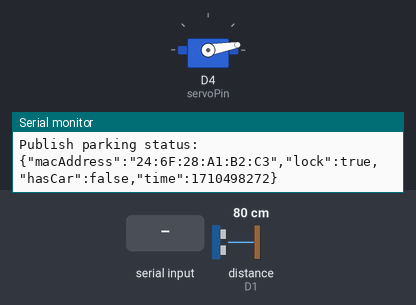
A sketch run on a simulated ESP8266 (NodeMCU). On the bench: servo, the last lines printed to the serial monitor. Inputs (shaded band) come from the test bench; at power-on: distance to the obstacle (sensor on D1) 80 cm. The echo pulse lasts 58.3 µs per cm; WiFi joins after 1.5 s; servers stay silent unless stated; network time is answered at once with the bench clock; the local clock reads 2024-03-15 10:24:30 at power-on unless the sketch sets it; no MQTT or app messages arrive unless stated.

Above: at 2.8 s.
2.9 s: "unlock:" received over the second serial link
At 5.3 s:
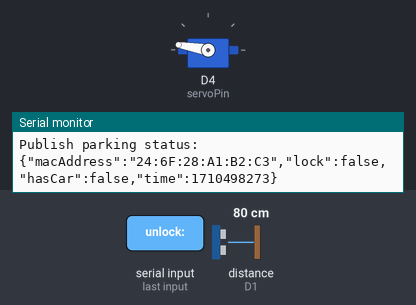
9.0 s: distance to the obstacle (sensor on D1) set to 27 cm
10.5 s: distance to the obstacle (sensor on D1) set to 23 cm
13.5 s: "lock" received over the second serial link
At 15.6 s:
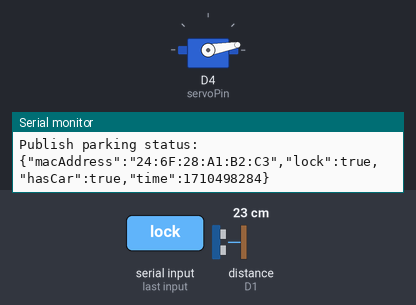
Timing chart, 0 to 17.0 s (numbered marks = the images above; inputs shaded):
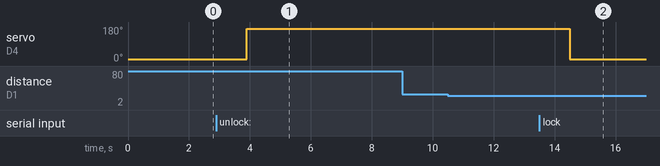

Measured:
- after the input at 2.9 s, servo on D4 (servoPin): 10° → 170° after 1.0 s
- after the input at 9.0 s, every drawn part: stays the same
- after the input at 13.5 s, servo on D4 (servoPin): 170° → 10° after 1.0 s

The sketch:

main.ino
```cpp
#include <SoftwareSerial.h>
#include <PubSubClient.h>
#include <ESP8266WiFi.h>
#include <NTPClient.h>
#include <WiFiUdp.h>
#include <ArduinoJson.h>
#include "ParkingLock.h"
#include "VehicleDetector.h"

// init parking lock and vehicle detector
const byte triggerPin = D0;
const byte echoPin = D1;
const byte servoPin = D4;
ParkingLock parkingLock(servoPin);
VehicleDetector detector(echoPin, triggerPin);

// init bluetooth
const byte RX = D6;
const byte TX = D5;
SoftwareSerial EEBlue(RX, TX);

// innit wifi and mqtt
WiFiClientSecure espClient;
PubSubClient client(espClient);

WiFiUDP ntpUDP;
NTPClient timeClient(ntpUDP, 8 * 3600);

const char* fingerprint = "7E:52:D3:84:48:3C:5A:9F:A4:39:9A:8B:27:01:B1:F8:C6:AD:D4:47";

const char* ssid = "SEXBABY";
const char* password = "204204204";

const char* mqtt_server = "n4d7f818.ala.cn-hangzhou.emqxsl.cn";
const int mqtt_port = 8883;
const char *mqtt_username = "verge";
const char *mqtt_password = "123456";

const char* parkingStatusTopic = "ParkingStatus";
const char* controlTopic = "Control";

unsigned long lockTick = 0;

void connectToWifi() {
    WiFi.begin(ssid, password);
    while (!WiFi.isConnected()) {
        delay(1000);
        Serial.println("Connecting to WiFi...");
    }
    Serial.println("WiFi connected");
}

// connect to mqtt server and subscribe to unlock key topic
void connectToMQTT() {
    String client_id = "esp8266-client-";
    client_id += String(WiFi.macAddress());

    if (client.connect(client_id.c_str(), mqtt_username, mqtt_password)) {
        Serial.println("MQTT connected");
        client.subscribe(controlTopic, 1);
    }
    else {
        Serial.print("MQTT failed, rc=");
        Serial.println(client.state());

        delay(1000);
        return;
    }
}

void callback(char* topic, byte* payload, unsigned int length) {
  Serial.print("Message arrived [");
  Serial.print(topic);
  Serial.print("] ");

  String mqtt_buff = "";
  for (int i = 0; i < length; i++) {
    mqtt_buff += (char)payload[i];
  }
  Serial.println(mqtt_buff);
  if (mqtt_buff.startsWith(WiFi.macAddress())) {
    String cmd = mqtt_buff.substring(18);
    Serial.println(cmd);
    if (cmd == "lock") {
      parkingLock.turnLock();
    } else if (cmd == "unlock") {
      parkingLock.closeLock();
    }
  }

  mqtt_buff = "";
}

void recvBluetoothMsg() {
    if (EEBlue.available()) {
        String command = EEBlue.readString();
        Serial.print("Get msg from blue: ");
        Serial.println(command);

        if (command.startsWith("unlock:")) {
            // get key from bluetooth
            String key = command.substring(7, 17);
            Serial.print("Parse key: ");
            Serial.println(key);
            if (parkingLock.closeLockWithKey(key)) {
                Serial.println("Unlock success");
            } else {
                Serial.println("Unlock fail");
            }

        } else if (command.startsWith("lock")) {
            parkingLock.turnLock();
        }
    }
}

String packParkingInfo() {
    DynamicJsonDocument parkingStatus(1024);
    parkingStatus["macAddress"] = WiFi.macAddress();
    parkingStatus["lock"] = parkingLock.getLockStatus();
    parkingStatus["hasCar"] = detector.getParkingStatus();
    parkingStatus["time"] = timeClient.getEpochTime();
    String msg;
    serializeJson(parkingStatus, msg);
    return msg;
}

void setup () {
    Serial.begin(115200);
    EEBlue.begin(9600);

    espClient.setFingerprint(fingerprint);
    client.setServer(mqtt_server, mqtt_port);
    client.setCallback(callback);

    parkingLock.turnLock();
}

void loop () {
    if (!WiFi.isConnected()) {
        connectToWifi();
    }
    if (!client.connected()) {
        connectToMQTT();
    }

    timeClient.update();

    // when parking status or lock status changed, publish to mqtt server
    if (detector.parkingStatusChanged() || parkingLock.lockStatusChanged()) {
        String msg = packParkingInfo();
        client.publish(parkingStatusTopic, msg.c_str());
        Serial.print("Publish parking status: ");
        Serial.println(msg);
    }

    recvBluetoothMsg();
    client.loop();
    detector.loop();
}
```

ParkingLock.cpp
```cpp
#include "ParkingLock.h"

ParkingLock::ParkingLock(int servopin) {
    servo.attach(servopin);
    this->lockStatus = false;

    turnLock();
}

void ParkingLock::turnLock() {
    Serial.println("Turn lock");
    servo.write(10);
    lockStatus = true;
    Serial.println("Lock turned");
}

void ParkingLock::closeLock() {
    Serial.println("Close lock");
    servo.write(170);
    lockStatus = false;
    Serial.println("Lock closed");
}

void ParkingLock::setLockKey(String key) {
    this->lockKey = key;
    Serial.printf("Set lock key: %s\n", lockKey.c_str());
}

bool ParkingLock::closeLockWithKey(String key) {
    Serial.printf("Compare key: '%s' with lock key: '%s'\n", key.c_str(), lockKey.c_str());
    if (lockKey == key) {
        closeLock();
        return true;
    }
    return false;
}

bool ParkingLock::getLockStatus() {
    return lockStatus;
}

bool ParkingLock::lockStatusChanged() {
    if (lockStatus != prevLockStatus) {
        prevLockStatus = lockStatus;
        return true;
    }
    return false;
}
```

ParkingLock.h
```cpp
#ifndef ParkingLock_h
#define ParkingLock_h

#include <Arduino.h>
#include <Servo.h>

class ParkingLock {
    private:
        Servo servo;

        String lockKey;
        bool lockStatus;
        bool prevLockStatus;
    public:
        ParkingLock(int servoPin);

        void turnLock();
        void closeLock();
        bool getLockStatus();
        bool lockStatusChanged();
        void setLockKey(String key);
        bool closeLockWithKey(String key);
};
#endif
```

ParkingLockTest.ino
```cpp
// #include "ParkingLock.h"
// #include <ESP8266WiFi.h>

// const byte servoPin = D4;
// ParkingLock parkingLock(servoPin);

// void setup(){
//     Serial.begin(115200);
//     Serial.println("Start");
//     delay(2000);

//     parkingLock.closeLock();
//     Serial.println("Close lock");
//     delay(2000);

//     Serial.println("Turn lock");
//     parkingLock.turnLock();
//     delay(2000);

//     Serial.println("Set key");
//     parkingLock.setLockKey("1234");
//     delay(2000);

//     Serial.println("turn lock with key");
//     parkingLock.closeLockWithKey("1234");
//     delay(2000);

//     Serial.println("Turn lock with delay");
//     parkingLock.turnLockWithDelay(5000);
// }

// void loop(){
//     parkingLock.loop();
// }
```

VehicleDetector.cpp
```cpp
#include "VehicleDetector.h"

VehicleDetector::VehicleDetector(int echoPin, int triggerPin) : distanceSensor(triggerPin, echoPin) {
    this->parkingStatus = false;
    this->prevParkingStatus = false;
}

bool VehicleDetector::hasCar() {
    bool flag = distanceSensor.measureDistanceCm() < 25;
    bool breakFlag = false;
    for(int i = 0;i< 10;i++) {
      if ((distanceSensor.measureDistanceCm() < 25) != flag) {
        breakFlag = true;
        break;
      }
      delay(100);
    }
    if (!breakFlag) {
      parkingStatus = flag;
    }
    return parkingStatus;
}


bool VehicleDetector::parkingStatusChanged() {
    if (parkingStatus != prevParkingStatus) {
        prevParkingStatus = parkingStatus;
        return true;
    } else {
        return false;
    }
}

bool VehicleDetector::getParkingStatus() {
    return parkingStatus;
}

void VehicleDetector::loop() {
    if (millis() - detectTick > 5000) {
        hasCar();
        detectTick = millis();
    }
}
```

VehicleDetector.h
```cpp
#ifndef VehicleDetector_H
#define VehicleDetector_H

#include <Arduino.h>
#include <HCSR04.h>

class VehicleDetector {
    private:
        UltraSonicDistanceSensor distanceSensor;

        bool parkingStatus;
        bool prevParkingStatus;

        unsigned long detectTick;

        String macAddress;
    public:
        VehicleDetector(int echoPin, int triggerPin);

        bool getParkingStatus();
        bool hasCar();
        bool parkingStatusChanged();
        void loop();
};

#endif
```

VehicleDetectorTest.ino
```cpp
// #include "VehicleDetector.h"
// #include <ESP8266WiFi.h>

// const byte triggerPin = D0;
// const byte echoPin = D1;
// VehicleDetector detector(echoPin, triggerPin, WiFi.macAddress());

// void setup() {
//     Serial.begin(115200);
// }

// void loop() {

//     detector.loop();
// }
```
